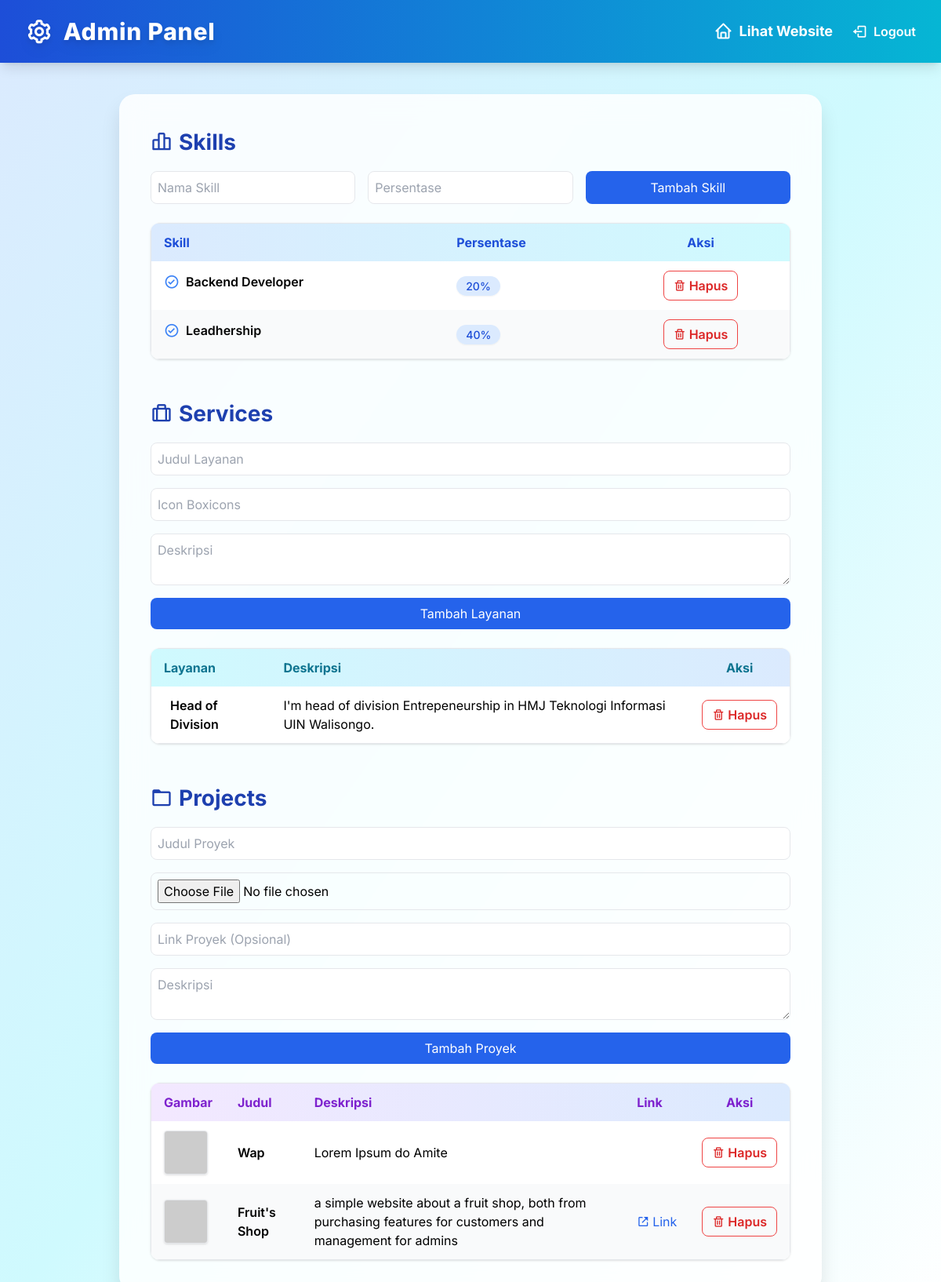
/admin.php (signed in), run on the app's committed database.
### tables this page shows
CREATE TABLE `skills` (
  `id` int(11) NOT NULL,
  `name` varchar(100) NOT NULL,
  `percentage` int(11) NOT NULL,
  `created_at` timestamp NOT NULL DEFAULT current_timestamp()
);

CREATE TABLE `services` (
  `id` int(11) NOT NULL,
  `title` varchar(100) NOT NULL,
  `description` text NOT NULL,
  `icon` varchar(255) DEFAULT NULL,
  `created_at` timestamp NOT NULL DEFAULT current_timestamp()
);

CREATE TABLE `projects` (
  `id` int(11) NOT NULL,
  `title` varchar(100) NOT NULL,
  `category` varchar(50) NOT NULL,
  `description` text NOT NULL,
  `image` varchar(255) DEFAULT NULL,
  `link` varchar(255) DEFAULT NULL,
  `created_at` timestamp NOT NULL DEFAULT current_timestamp()
);

### admin.php (the view, shortened to what this page needs)
<?php
$host = getenv('DB_HOST') ?: 'localhost';
$user = getenv('DB_USER') ?: 'root';
$pass = getenv('DB_PASS') ?: '';
$dbname = getenv('DB_NAME') ?: 'portofolio';
$conn = new mysqli($host, $user, $pass, $dbname);
$conn->set_charset("utf8mb4");
$skills = $conn->query("SELECT * FROM skills ORDER BY id DESC");
$services = $conn->query("SELECT * FROM services ORDER BY id DESC");
$projects = $conn->query("SELECT * FROM projects ORDER BY id DESC");
?>
<!DOCTYPE html>
<html lang="en">
<head>
    <script src="https://cdn.tailwindcss.com"></script>
    <link href="https://unpkg.com/boxicons@2.1.4/css/boxicons.min.css" rel="stylesheet" />
</head>
<body class="bg-gradient-to-br from-blue-100 via-cyan-100 to-white min-h-screen">
    <header class="sticky top-0 z-30 w-full bg-gradient-to-r from-blue-700 to-cyan-500 shadow-lg">
        <div class="flex items-center justify-between px-8 py-5">
            <h1 class="text-2xl md:text-3xl font-extrabold text-white tracking-wide flex items-center gap-3 drop-shadow-lg">
                    <i class="bx bx-cog bx-spin text-3xl md:text-4xl"></i> Admin Panel
            </h1>
            <div class="flex items-center gap-6">
                   <a href="index.php" class="text-white hover:underline font-bold text-lg flex items-center gap-2">
                <i class="bx bx-home text-2xl"></i> Lihat Website
            </a>
                <form method="post" action="logout.php" class="inline-block">
                    <button type="submit" class="text-white hover:underline font-semibold flex items-center gap-2 transition-all duration-300 hover:scale-105">
                        <i class="bx bx-log-out text-xl"></i> Logout
                    </button>
                </form>
            </div>
        </div>
    </header>
    <main>
        <div class="max-w-4xl mx-auto glass p-6 sm:p-10 mt-10 mb-10">
            <section class="mb-12">
                <h2 class="section-title"><i class='bx bx-bar-chart-alt-2'></i> Skills</h2>
                <form method="post" class="grid sm:grid-cols-3 gap-4 mb-6">
                    <input type="text" name="skill_name" placeholder="Nama Skill" required class="border p-2 rounded-lg">
                    <input type="number" name="skill_percent" placeholder="Persentase" min="0" max="100" required class="border p-2 rounded-lg">
                    <button type="submit" name="add_skill" class="bg-blue-600 hover:bg-blue-700 text-white rounded-lg px-4 py-2">Tambah Skill</button>
                </form>
                <div class="overflow-x-auto rounded-xl shadow">
                    <table class="min-w-full bg-white border border-gray-200 rounded-xl">
                        <thead>
                            <tr class="bg-gradient-to-r from-blue-100 to-cyan-100">
                                <th class="py-3 px-4 text-left font-bold text-blue-700">Skill</th>
                                <th class="py-3 px-4 text-left font-bold text-blue-700">Persentase</th>
                                <th class="py-3 px-4 text-center font-bold text-blue-700">Aksi</th>
                            </tr>
                        </thead>
                        <tbody>
                            <?php $i = 0;
                            while ($row = $skills->fetch_assoc()): $i++; ?>
                                <tr class="<?= $i % 2 == 0 ? 'bg-gray-50' : 'bg-white' ?> hover:bg-blue-50 transition">
                                    <td class="py-3 px-4 flex items-center gap-2">
                                        <i class="bx bx-check-circle text-blue-500 text-xl"></i>
                                        <span class="font-semibold"><?= htmlspecialchars($row['name']) ?></span>
                                    </td>
                                    <td class="py-3 px-4">
                                        <span class="bg-blue-100 text-blue-700 text-sm px-3 py-1 rounded-full font-medium shadow-sm"><?= $row['percentage'] ?>%</span>
                                    </td>
                                    <td class="py-3 px-4 text-center">
                                        <form method="post" class="inline-block">
                                            <button type="submit" name="delete_skill" class="inline-flex items-center gap-1 text-red-600 border border-red-500 px-3 py-1.5 rounded-lg font-semibold hover:bg-red-50 transition">
                                                <i class="bx bx-trash"></i> Hapus
                                            </button>
                                        </form>
                                    </td>
                                </tr>
                            <?php endwhile; ?>
                        </tbody>
                    </table>
                </div>
            </section>
            <section class="mb-12">
                <h2 class="section-title"><i class='bx bx-briefcase-alt'></i> Services</h2>
                <form method="post" class="grid gap-4 mb-6">
                    <input type="text" name="service_title" placeholder="Judul Layanan" required class="border p-2 rounded-lg">
                    <input type="text" name="service_icon" placeholder="Icon Boxicons" class="border p-2 rounded-lg">
                    <textarea name="service_desc" placeholder="Deskripsi" required class="border p-2 rounded-lg"></textarea>
                    <button type="submit" name="add_service" class="bg-blue-600 hover:bg-blue-700 text-white rounded-lg px-4 py-2">Tambah Layanan</button>
                </form>
                <div class="overflow-x-auto rounded-xl shadow">
                    <table class="min-w-full bg-white border border-gray-200 rounded-xl">
                        <thead>
                            <tr class="bg-gradient-to-r from-cyan-100 to-blue-100">
                                <th class="py-3 px-4 text-left font-bold text-cyan-700">Layanan</th>
                                <th class="py-3 px-4 text-left font-bold text-cyan-700">Deskripsi</th>
                                <th class="py-3 px-4 text-center font-bold text-cyan-700">Aksi</th>
                            </tr>
                        </thead>
                        <tbody>
                            <?php $i = 0;
                            while ($row = $services->fetch_assoc()): $i++; ?>
                                <tr class="<?= $i % 2 == 0 ? 'bg-gray-50' : 'bg-white' ?> hover:bg-cyan-50 transition">
                                    <td class="py-3 px-4 flex items-center gap-2">
                                        <span class="font-semibold"><?= htmlspecialchars($row['title']) ?></span>
                                    </td>
                                    <td class="py-3 px-4"><?= htmlspecialchars($row['description']) ?></td>
                                    <td class="py-3 px-4 text-center">
                                        <form method="post" class="inline-block">
                                            <button type="submit" name="delete_service" class="inline-flex items-center gap-1 text-red-600 border border-red-500 px-3 py-1.5 rounded-lg font-semibold hover:bg-red-50 transition">
                                                <i class="bx bx-trash"></i> Hapus
                                            </button>
                                        </form>
                                    </td>
                                </tr>
                            <?php endwhile; ?>
                        </tbody>
                    </table>
                </div>
            </section>
            <section>
                <h2 class="section-title"><i class='bx bx-folder'></i> Projects</h2>
                <form method="post" enctype="multipart/form-data" class="grid gap-4 mb-6">
                    <input type="text" name="project_title" placeholder="Judul Proyek" required class="border p-2 rounded-lg">
                    <input type="file" name="project_image" accept="image/*" required class="border p-2 rounded-lg">
                    <input type="text" name="project_link" placeholder="Link Proyek (Opsional)" class="border p-2 rounded-lg">
                    <textarea name="project_desc" placeholder="Deskripsi" required class="border p-2 rounded-lg"></textarea>
                    <button type="submit" name="add_project" class="bg-blue-600 hover:bg-blue-700 text-white rounded-lg px-4 py-2">Tambah Proyek</button>
                </form>
                <div class="overflow-x-auto rounded-xl shadow">
                    <table class="min-w-full bg-white border border-gray-200 rounded-xl">
                        <thead>
                            <tr class="bg-gradient-to-r from-purple-100 to-blue-100">
                                <th class="py-3 px-4 text-left font-bold text-purple-700">Gambar</th>
                                <th class="py-3 px-4 text-left font-bold text-purple-700">Judul</th>
                                <th class="py-3 px-4 text-left font-bold text-purple-700">Deskripsi</th>
                                <th class="py-3 px-4 text-left font-bold text-purple-700">Link</th>
                                <th class="py-3 px-4 text-center font-bold text-purple-700">Aksi</th>
                            </tr>
                        </thead>
                        <tbody>
                            <?php $i = 0;
                            while ($row = $projects->fetch_assoc()): $i++; ?>
                                <tr class="<?= $i % 2 == 0 ? 'bg-gray-50' : 'bg-white' ?> hover:bg-purple-50 transition">
                                    <td class="py-3 px-4">
                                        <img src="assets/img/<?= htmlspecialchars($row['image']) ?>"
                                            onerror="this.onerror=null;this.src='https://placehold.co/60x60/e2e8f0/64748b?text=No+Image';"
                                            alt="<?= htmlspecialchars($row['title']) ?>"
                                            class="w-14 h-14 object-cover rounded shadow border border-gray-200">
                                    </td>
                                    <td class="py-3 px-4 font-semibold"><?= htmlspecialchars($row['title']) ?></td>
                                    <td class="py-3 px-4"><?= htmlspecialchars($row['description']) ?></td>
                                    <td class="py-3 px-4">
                                        <?php if ($row['link']): ?>
                                            <a href="<?= htmlspecialchars($row['link']) ?>" target="_blank" class="text-blue-600 hover:underline flex items-center gap-1">
                                                <i class="bx bx-link-external"></i> Link
                                            </a>
                                        <?php endif; ?>
                                    </td>
                                    <td class="py-3 px-4 text-center">
                                        <form method="post" class="inline-block">
                                            <button type="submit" name="delete_project" class="inline-flex items-center gap-1 text-red-600 border border-red-500 px-3 py-1.5 rounded-lg font-semibold hover:bg-red-50 transition">
                                                <i class="bx bx-trash"></i> Hapus
                                            </button>
                                        </form>
                                    </td>
                                </tr>
                            <?php endwhile; ?>
                        </tbody>
                    </table>
                </div>
            </section>
        </div>
    </main>
</body>
</html>

### admin.php (style rules this page uses)
body { font-family: 'Inter', sans-serif; background: linear-gradient(to bottom right, #eff6ff, #dbeafe); min-height: 100vh; }
.section-title { font-size: 1.75rem; font-weight: 700; margin-bottom: 1rem; display: flex; align-items: center; gap: 0.5rem; color: #1e40af; }
.glass { background: rgba(255, 255, 255, 0.85); backdrop-filter: blur(16px); border-radius: 1.25rem; box-shadow: 0 15px 25px rgba(0, 0, 0, 0.1); }

### data on the page
skills: name "Backend Developer", percentage "20"
skills: name "Leadhership", percentage "40"
services: title "Head of Division", description "I'm head of division Entrepeneurship in HMJ Teknologi Informasi UIN Walisongo."
projects: title "Wap", description "Lorem Ipsum do Amite"
projects: title "Fruit's Shop", description "a simple website about a fruit shop, both from purchasing features for customers and management for admins"
